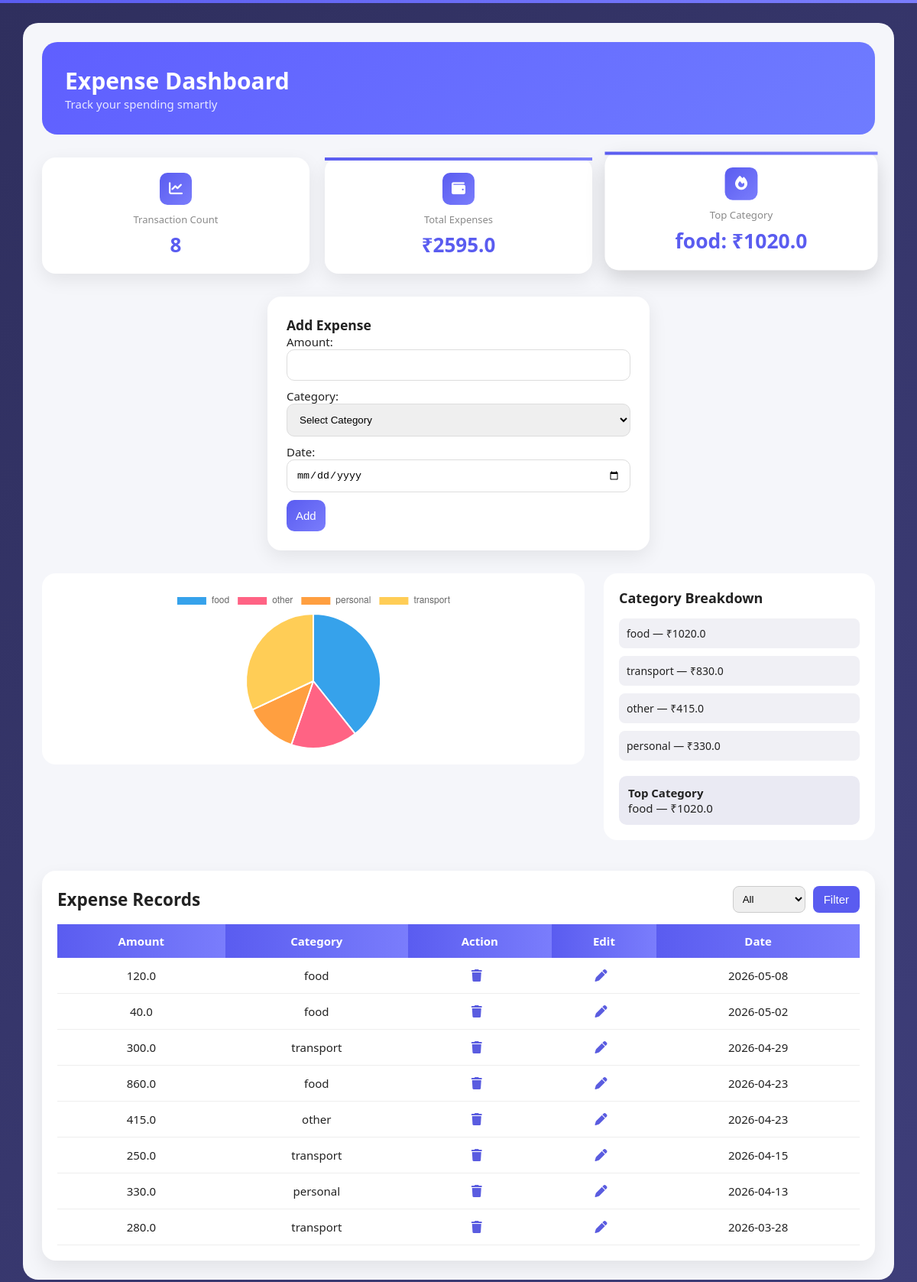
The page / on the database its author committed.
### tables this page shows
CREATE TABLE expenses (
            id INTEGER PRIMARY KEY AUTOINCREMENT,
            amount REAL,
            category TEXT,
            date TEXT
        );

### app.py (the view)
@app.route('/')
def home():
    category = request.args.get('category')
    conn = sqlite3.connect('database.db')
    c  = conn.cursor()
    if category:
        c.execute("SELECT * FROM expenses WHERE category = ? ORDER BY date DESC", (category,))
    else:
        c.execute("SELECT * FROM expenses ORDER BY date DESC")
    data = c.fetchall()
    transaction_count = len(data)
    category_totals = {}
    for row in data:
        category = row[2]
        amount = row[1]
        if category in category_totals:
            category_totals[category] += amount
        else:
            category_totals[category] = amount
    top_category = None
    max_amount = 0
    for category, amount in category_totals.items():
        if amount > max_amount:
            max_amount = amount
            top_category = category
    total = sum([row[1] for row in data if row[1]])
    conn.close()
    return render_template(
        'index.html',
        expenses=data,
        total=total,
        category_totals=category_totals,
        top_category=top_category,
        max_amount=max_amount,
        transaction_count=transaction_count
        )

### templates/index.html (shortened to what this page needs)
<!DOCTYPE html>
<html>
<head>
    <link rel="stylesheet" href="{{ url_for('static', filename='style.css') }}">
    <link rel="stylesheet" href="https://cdnjs.cloudflare.com/ajax/libs/font-awesome/6.5.0/css/all.min.css">
</head>
<body>
<div class="main-container">
<div class="header">
    <h1>Expense Dashboard</h1>
    <p>Track your spending smartly</p>
</div>
<div class="dashboard">
        <div class="card">
            <div class="card-icon"><i class="fa-solid fa-chart-line"></i></div>
            <h3>Transaction Count</h3>
            <p>{{ transaction_count }}</p>
        </div>
        <div class="card">
            <div class="card-icon"><i class="fa-solid fa-wallet"></i></div>
            <h3>Total Expenses</h3>
            <p>₹{{ total }}</p>
        </div>
        <div class="card">
            <div class="card-icon"><i class="fa-solid fa-fire"></i></div>
            <h3>Top Category</h3>
            <p>{{ top_category }}: ₹{{ max_amount }}</p>
        </div>
</div>
<div class="form-card full-width">
    <h3>Add Expense</h3>
    <form method="POST" action="/add">
        <label>Amount:</label>
        <input type="number" name="amount" required>
        <label>Category:</label>
        <select name="category" required>
            <option value="">Select Category</option>
        </select>
        <label>Date:</label>
        <input type="date" name="date" required>
        <button type="submit">Add</button>
    </form>
</div>
<div class="dashboard-main">
    <div class="chart-large">
        <canvas id="expenseChart"></canvas>
    </div>
    <div class="side-panel">
        <h3>Category Breakdown</h3>
        <ul class="category-list">
            {% for category, amount in category_totals.items() %}
                <li>{{ category }} — ₹{{ amount }}</li>
            {% endfor %}
        </ul>
        <div class="top-box">
            <h4>Top Category</h4>
            <p>{{ top_category }} — ₹{{ max_amount }}</p>
        </div>
    </div>
</div>
    <div class="table-card">
        <div class="table-header">
            <h2>Expense Records</h2>
            <form class="filter-form">
                <select name="category">
                    <option value="">All</option>
                </select>
                <button type="submit">Filter</button>
            </form>
        </div>
        <table>
            <tr>
                <th>Amount</th>
                <th>Category</th>
                <th>Action</th>
                <th>Edit</th>
                <th>Date</th>
            </tr>
            {% for expense in expenses %}
            <tr>
                <td>{{ expense[1] }}</td>
                <td>{{ expense[2] }}</td>
                <td>
                    <a href="/delete/{{ expense[0] }}"><i class="fa-solid fa-trash"></i></a>
                </td>
                <td>
                    <a href="/edit/{{ expense[0] }}"><i class="fa-solid fa-pen"></i></a>
                </td>
                <td>{{ expense[3] }}</td>
            </tr>
            {% endfor %}
        </table>
    </div>
</div>
<script>
    const categoryData = JSON.parse('{{ category_totals | tojson | safe }}');
    const labels = Object.keys(categoryData);
    const values = Object.values(categoryData);
    const ctx = document.getElementById('expenseChart').getContext('2d');
    new Chart(ctx, {
        type: 'pie',
        data: {
            labels: labels,
            datasets: [{
                data: values,
            }]
        },
        options: {
            responsive: true,
            maintainAspectRatio: false
        }
    });
</script>
</body>
</html>

### static/style.css (style rules this page uses)
:root { --primary: #5a5cf0; --primary-light: #7a7dfc; --bg: #f5f6fa; --card: #ffffff; --text-dark: #1f2937; --text-light: #6b7280; }
* { margin: 0; padding: 0; box-sizing: border-box; }
body { font-family: system-ui, -apple-system, sans-serif; background: linear-gradient(135deg, #2f2f5e, #3e3e7a); padding: 30px; font-size: 15px; color: #222; }
.main-container { max-width: 1200px; margin: auto; background: var(--bg); padding: 25px; border-radius: 20px; animation: fadeIn 0.6.s ease; }
.header { background: linear-gradient(135deg, #5f5fff, #6f7cff); color: white; padding: 30px; border-radius: 20px; margin-bottom: 30px; backdrop-filter: blur(10px); }
.header h1 { margin: 0; }
.header p { opacity: 0.85; }
.dashboard { display: grid; grid-template-columns: repeat(3, 1fr); gap: 20px; margin-top: 10px; margin-bottom: 20px; }
.card { background: var(--card); border-radius: 18px; padding: 20px; text-align: center; box-shadow: 0 8px 25px rgba(0,0,0,0.08); transition: 0.3s ease; }
.card::before { content: ""; position: absolute; top: 0; left: 0; width: 100%; height: 4px; background: linear-gradient(90deg, #5a5cf0, #7a7dfc); }
.card-icon { width: 42px; height: 42px; border-radius: 10px; background: linear-gradient(135deg, var(--primary), var(--primary-light)); color: white; display: flex; align-items: center; justify-content: center; margin: 0 auto 10px; font-size: 18px; }
.card h3 { font-size: 13px; color: #8a8a8a; font-weight: 500; margin-bottom: 6px; }
.card p { font-size: 26px; font-weight: 700; color: var(--primary); }
.form-card { max-width: 500px; margin: 30px auto; background: var(--card); padding: 25px; border-radius: 18px; box-shadow: 0 8px 25px rgba(0,0,0,0.08); }
.form-card input, .form-card select { padding: 12px; border-radius: 10px; border: 1px solid #ddd; margin-bottom: 10px; width: 100%; }
button { background: linear-gradient(135deg, var(--primary), var(--primary-light)); color: white; border: none; padding: 12px; border-radius: 10px; cursor: pointer; transition: all 0.2s ease; }
.dashboard-main { display: grid; grid-template-columns: 2fr 1fr; gap: 25px; margin-top: 30px; }
.chart-large, .side-panel { background: var(--card); border-radius: 18px; padding: 20px; }
.side-panel h3 { margin-bottom: 15px; font-size: 18px; font-weight: 600; }
.category-list { list-style: none; }
.category-list li { background: #f0f0f5; padding: 10px; border-radius: 8px; margin-bottom: 10px; display: flex; justify-content: space-between; font-size: 14px; }
.top-box { margin-top: 20px; padding: 12px; background: #eaeaf3; border-radius: 10px; }
.table-card { margin-top: 40px; background: white; padding: 20px; border-radius: 18px; box-shadow: 0 10px 25px rgba(0,0,0,0.08); }
th { background: linear-gradient(90deg, #5a5cf0, #7a7dfc); color: white; }
.table-header { display: flex; justify-content: space-between; align-items: center; margin-bottom: 15px; }
.filter-form { display: flex; gap: 10px; }
.filter-form select { padding: 8px; border-radius: 8px; border: 1px solid #ccc; }
.filter-form button { padding: 8px 14px; background: var(--primary); color: white; border-radius: 8px; border: none; }
table { width: 100%; border-collapse: collapse; }
th { background: linear-gradient(90deg, var(--primary), var(--primary-light)); color: white; padding: 12px; }
td { padding: 12px; text-align: center; border-bottom: 1px solid #eee; }
td a { color: #5a5ce0; font-size: 16px; margin-right: 8px; }
table th, table td { text-align: center; vertical-align: middle; }
th { text-align: center; }
td { padding: 12px; }
.table-card { overflow-x: auto; }
table { min-width: 600px; }
.chart-large { height: 250px; }
button { padding: 12px; font-size: 15px; }

### rows shown on the page
expenses: category "food", amount "1020.0", amount "120.0", date "2026-05-08"
expenses: category "transport", amount "830.0", amount "300.0", date "2026-04-29"
expenses: category "other", amount "415.0", date "2026-04-23"
expenses: category "personal", amount "330.0", date "2026-04-13"
expenses: amount "40.0", category "food", date "2026-05-02"
expenses: amount "860.0", category "food", date "2026-04-23"
expenses: amount "250.0", category "transport", date "2026-04-15"
expenses: amount "280.0", category "transport", date "2026-03-28"

### other values the page prints
{{ transaction_count }} "8"
{{ total }} "2595.0"
{{ max_amount }} "1020.0"
chart data {{ category_totals | tojson | safe }} {"food": 1020.0, "other": 415.0, "personal": 330.0, "transport": 830.0}
